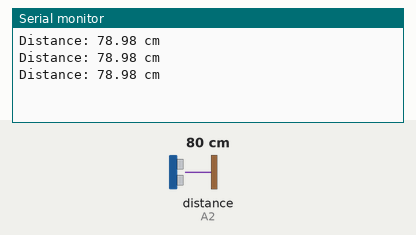
The sketch below on a simulated Arduino Uno, built with avr-gcc and run on an emulated ATmega328P. Shown: the last lines printed to the serial monitor. Wiring (inferred from the names in the program): ultrasonic range finder: trigger A3; echo A2. The inputs (shaded band) are chosen by the test bench; at power-on: distance to the obstacle (sensor on A2) 80 cm. The echo pulse lasts 58.3 µs per cm.

Above: at 1.3 s.
1.4 s: distance to the obstacle (sensor on A2) set to 2 cm
At 1.9 s:
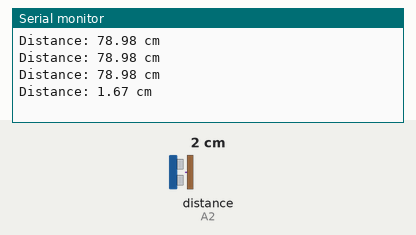
2.9 s: distance to the obstacle (sensor on A2) set to 4 cm
At 3.4 s:
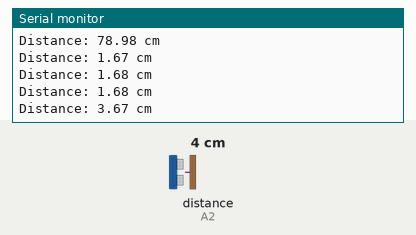
Timing chart, 0 to 5.9 s (numbered marks = the images above; inputs shaded):
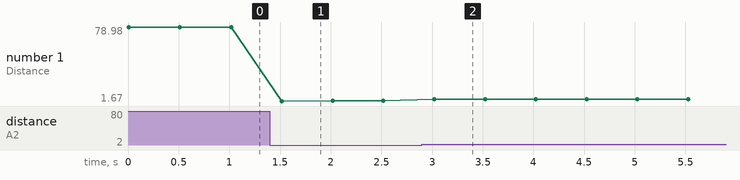

Measured:
- after the input at 1.4 s, the serial monitor: prints a new line after 0.12 s (image 1)
- after the input at 2.9 s, the serial monitor: prints a new line after 0.12 s (image 2)
- plotted number 1: 78.98 → 1.68 after the input at 1.4 s, 1.68 → 3.67 after the input at 2.9 s

The sketch:

ultrosonicsensortest.ino
```cpp
// Define the pins for the ultrasonic sensor
const int TRIG_PIN = A3; // Trigger pin
const int ECHO_PIN = A2; // Echo pin

void setup() {
  // Start the Serial communication
  Serial.begin(9600);

  // Set the TRIG_PIN as an OUTPUT
  pinMode(TRIG_PIN, OUTPUT);

  // Set the ECHO_PIN as an INPUT
  pinMode(ECHO_PIN, INPUT);
}

void loop() {
  // Variable to store the duration and distance
  long duration;
  float distance;

  // Clear the TRIG_PIN
  digitalWrite(TRIG_PIN, LOW);
  delayMicroseconds(2);

  // Set the TRIG_PIN HIGH for 10 microseconds
  digitalWrite(TRIG_PIN, HIGH);
  delayMicroseconds(10);
  digitalWrite(TRIG_PIN, LOW);

  // Read the ECHO_PIN, duration of the pulse
  duration = pulseIn(ECHO_PIN, HIGH);

  // Calculate the distance (in cm)
  distance = duration * 0.034 / 2;

  // Print the distance to the Serial Monitor
  Serial.print("Distance: ");
  Serial.print(distance);
  Serial.println(" cm");

  // Wait for a short period before the next measurement
  delay(500);
}
```
